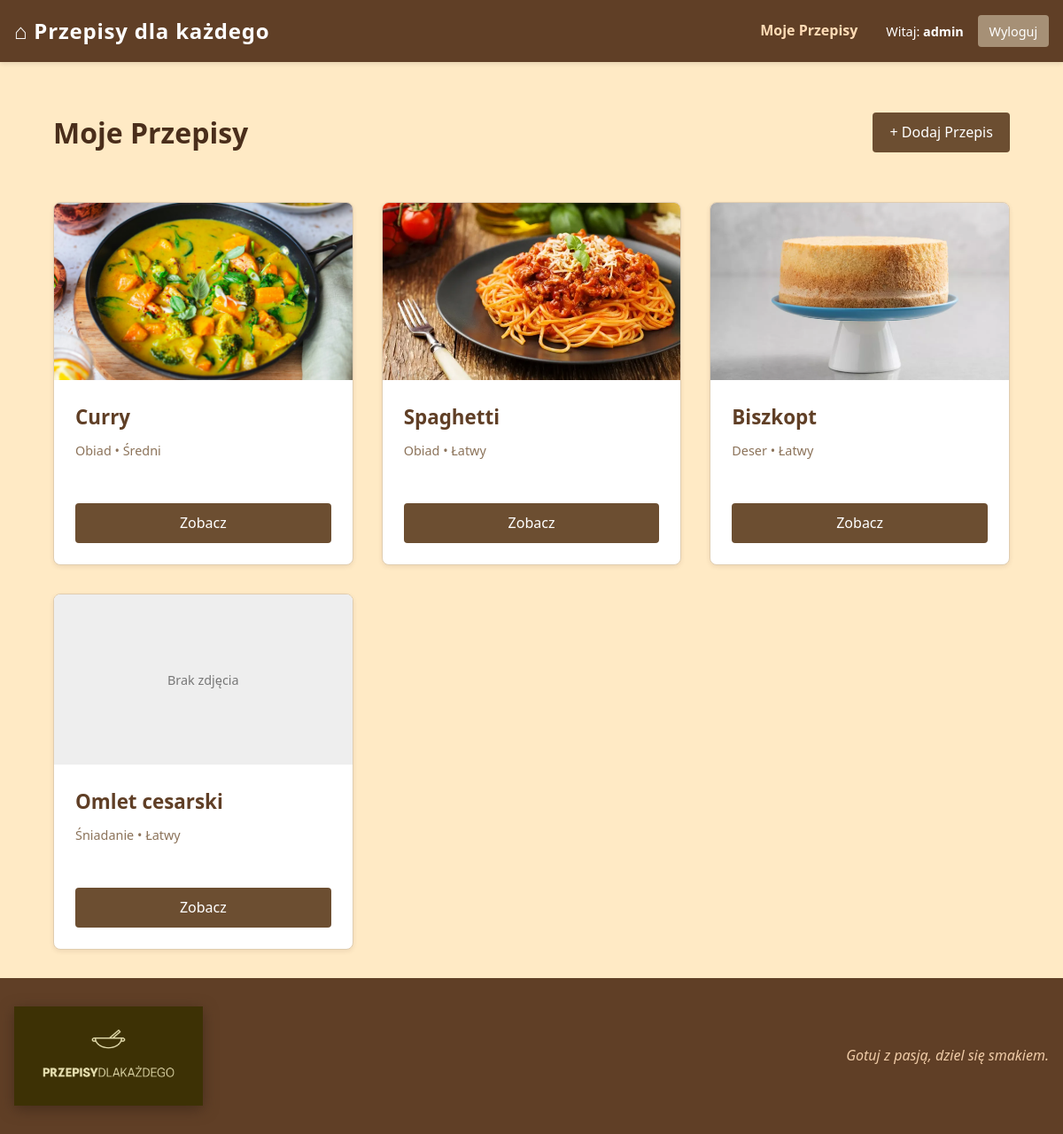
/my-recipes/ (signed in), run on the app's committed database.
### recipes/models.py (models this page shows, shortened)
class Recipe(models.Model):
    author = models.ForeignKey(User, on_delete=models.CASCADE, verbose_name="Autor")
    category = models.ForeignKey(Category, on_delete=models.CASCADE, verbose_name="Kategoria")
    title = models.CharField(max_length=200, verbose_name="Tytuł przepisu")
    description = models.TextField(verbose_name="Opis przygotowania")
    ingredients = models.TextField(verbose_name="Składniki", help_text="Wpisz składniki po przecinku")
    preparation_time = models.PositiveIntegerField(verbose_name="Czas (min)")
    DIFFICULTY_CHOICES = [('Łatwy', 'Łatwy'), ('Średni', 'Średni'), ('Trudny', 'Trudny')]
    difficulty = models.CharField(max_length=10, choices=DIFFICULTY_CHOICES, default='Łatwy', verbose_name="Trudność")
    is_vegetarian = models.BooleanField(default=False, verbose_name="Czy wegetariańskie?")
    image = models.ImageField(upload_to='recipes_img/', blank=True, null=True, verbose_name="Zdjęcie")
    created_at = models.DateTimeField(auto_now_add=True)

class Category(models.Model):
    name = models.CharField(max_length=100, verbose_name="Nazwa kategorii")

### recipes/views.py (the view)
# urls.py: path('my-recipes/', views.my_recipes, name='my_recipes'),
@login_required
def my_recipes(request):
    recipes = Recipe.objects.filter(author=request.user).order_by('-created_at')
    return render(request, 'recipe_list.html', {'recipes': recipes, 'page_title': 'Moje Przepisy'})

### templates/recipe_list.html
{% extends 'base.html' %}
{% block content %}
<div class="page-header">
    <h1>{{ page_title }}</h1>
    <a href="{% url 'recipe_create' %}" class="btn">+ Dodaj Przepis</a>
</div>
<div class="recipe-grid">
    {% for recipe in recipes %}
    <div class="card">
        {% if recipe.image %}
            <img src="{{ recipe.image.url }}" class="card-img" alt="{{ recipe.title }}">
        {% else %}
            <div class="card-img-placeholder">Brak zdjęcia</div>
        {% endif %}
        <div class="card-content">
            <h3 class="card-title">{{ recipe.title }}</h3>
            <div class="meta">
                {{ recipe.category.name }} • {{ recipe.get_difficulty_display }}
            </div>
            <div class="card-bottom">
                <a href="{% url 'recipe_detail' recipe.pk %}" class="btn btn-block">Zobacz</a>
            </div>
        </div>
    </div>
    {% empty %}
        <p class="empty-message">Brak przepisów w bazie</p>
    {% endfor %}
</div>
{% endblock %}

### templates/navbar.html
<nav class="navbar">
    <div class="nav-container">
        <a class="brand" href="{% url 'recipe_list' %}">⌂ Przepisy dla każdego</a>
        <div class="nav-actions">
            {% if user.is_authenticated %}
                <a href="{% url 'my_recipes' %}" class="nav-link">Moje Przepisy</a>
                <span class="nav-greeting">Witaj: <strong>{{ user.username }}</strong></span>
                <a href="{% url 'user_logout' %}" class="btn btn-secondary btn-sm">Wyloguj</a>
            {% else %}
                <a href="{% url 'user_login' %}" class="nav-link">Zaloguj</a>
                <a href="{% url 'register' %}" class="btn btn-white btn-sm">Rejestracja</a>
            {% endif %}
        </div>
    </div>
</nav>

### static/style.css (style rules this page uses)
*, *::before, *::after { box-sizing: border-box; }
:root { --primary: #603F26; --accent: #6C4E31; --bg: #FFEAC5; --secondary-bg: #FFDBB5; --text: #4a2e1b; --white: #ffffff; --spacing: 1rem; }
body { margin: 0; font-family: 'Segoe UI', Tahoma, Geneva, Verdana, sans-serif; background-color: var(--bg); color: var(--text); line-height: 1.6; display: flex; flex-direction: column; min-height: 100vh; }
.navbar { background-color: var(--primary); padding: var(--spacing); color: var(--white); box-shadow: 0 0.125rem 0.3rem rgba(0,0,0,0.1); }
.nav-container { max-width: 75rem; margin: 0 auto; display: flex; justify-content: space-between; align-items: center; }
.brand { letter-spacing: 0.05rem; font-size: 1.5rem; font-weight: bold; color: var(--white); text-decoration: none; }
.nav-actions { display: flex; gap: 1rem; align-items: center; }
.nav-link { color: var(--secondary-bg); text-decoration: none; font-weight: 600; transition: opacity 0.2s; }
.nav-greeting { font-size: 0.9rem; margin-left: 1rem; color: var(--white); }
.recipe-grid { display: grid; grid-template-columns: repeat(auto-fill, minmax(18rem, 1fr)); gap: 2rem; }
.card { background: var(--white); border: 0.0625rem solid #e0cdb0; border-radius: 0.5rem; overflow: hidden; transition: transform 0.2s; box-shadow: 0 0.125rem 0.3rem rgba(96, 63, 38, 0.1); display: flex; flex-direction: column; }
.card-img { width: 100%; height: 12.5rem; object-fit: cover; background-color: var(--secondary-bg); display: flex; align-items: center; justify-content: center; color: var(--primary); }
.card-content { padding: 1.5rem; flex-grow: 1; display: flex; flex-direction: column; }
.card-title { font-size: 1.4rem; margin: 0 0 0.5rem 0; color: var(--primary); }
.meta { font-size: 0.9rem; margin-bottom: 1rem; color: #8c735a; }
.btn { display: inline-block; padding: 0.6rem 1.2rem; background-color: var(--accent); color: var(--white); text-decoration: none; border-radius: 0.25rem; border: none; cursor: pointer; font-size: 1rem; text-align: center; transition: background 0.3s; }
.btn-secondary { background-color: #a69076; }
.btn-sm { padding: 0.4rem 0.8rem; font-size: 0.9rem; }
.btn-block { display: block; width: 100%; text-align: center; }
.btn-block { display: block; width: 100%; margin-top: 1rem; }
.page-header { display: flex; justify-content: space-between; align-items: center; margin-bottom: 2rem; }
.card-img-placeholder { width: 100%; height: 12rem; background-color: #eee; display: flex; align-items: center; justify-content: center; color: #777; font-size: 0.9rem; }
.card-bottom { margin-top: auto; padding-top: 1rem; }

### data on the page
Recipe: image (picture), title "Curry", category.name "Obiad", difficulty "Średni"
Recipe: image (picture), title "Spaghetti", category.name "Obiad", difficulty "Łatwy"
Recipe: image (picture), title "Biszkopt", category.name "Deser", difficulty "Łatwy"
Recipe: image "Brak zdjęcia", title "Omlet cesarski", category.name "Śniadanie", difficulty "Łatwy"

### other printed values
{{ user.username }} "admin"
{{ page_title }} "Moje Przepisy"
